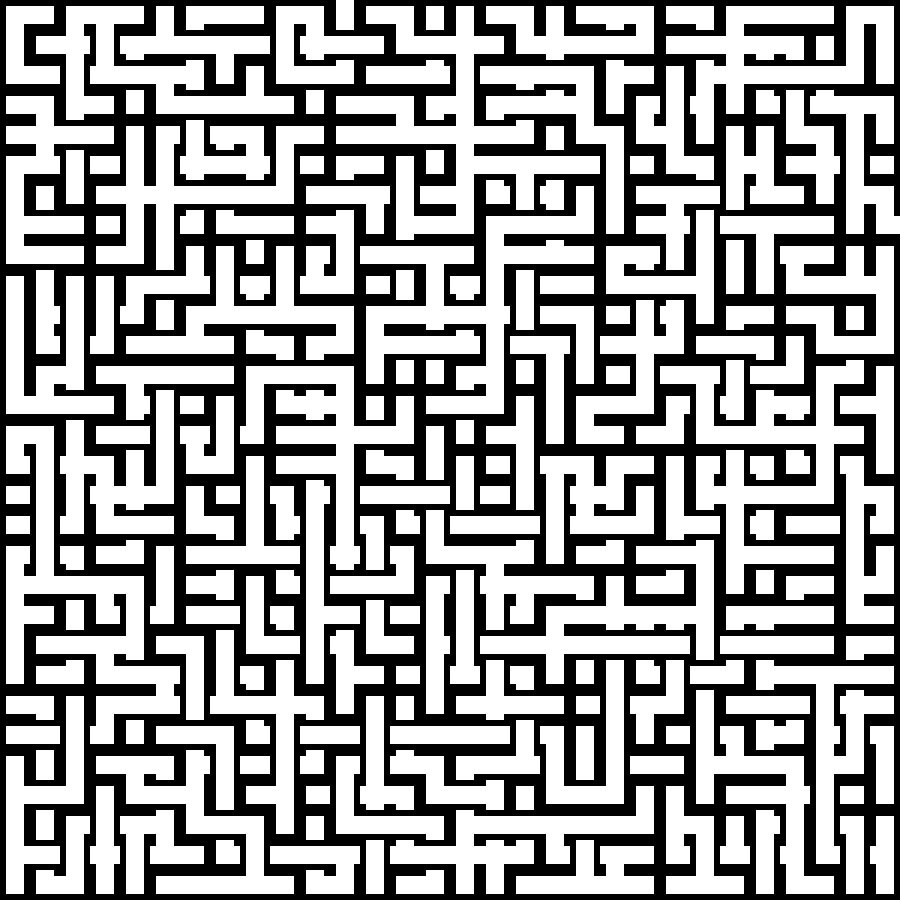
#> input picture maze.png, 900 x 900 px
$ python OpenCV.py
#> lines starting #> are read from the running program, lines starting #| are printed output that depends on the picture; after the words box and inside, x2 and y2 are one past the last pixel; in counts of white or black regions, pixels touching at a corner belong together
#!/usr/bin/env python3
# -*- coding: utf-8 -*-
"""
Created on Wed Nov 13 22:24:29 2024

@author: vaibhavgoggela
"""

import cv2
import numpy as np
import csv

# Load the maze image
image_path = 'maze.png'  # Update this path if necessary
image = cv2.imread(image_path, cv2.IMREAD_GRAYSCALE)
#> image: shape (900, 900); 60% white; 1 black region, box (x1, y1, x2, y2) and area: (0, 0, 900, 900) 324000

# Convert to binary image (0 for black, 1 for white)
_, binary_image = cv2.threshold(image, 128, 1, cv2.THRESH_BINARY_INV)

# Define the new cell size
cell_size = 3
grid_size = (image.shape[0] // cell_size, image.shape[1] // cell_size)  # (26, 26)
#> grid_size = (300, 300)

# Resize the image to a 26x26 matrix
resized_maze_matrix = cv2.resize(binary_image, grid_size, interpolation=cv2.INTER_AREA)
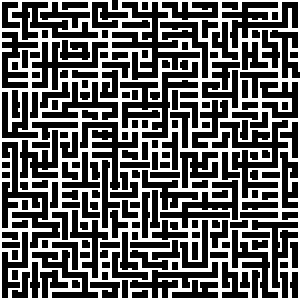
#> resized_maze_matrix: shape (300, 300); values 0 (black) and 1 (white), 40% white; 1 white region, box (x1, y1, x2, y2) and area: (0, 0, 300, 300) 36000

# Define the pattern to search for and the replacement pattern
pattern = [0, 1, 0, 0, 0, 1, 0]
replacement_pattern = [2, 1, 0, 0, 0, 1, 2]

# Search for the pattern in each row
for i in range(resized_maze_matrix.shape[0]):
    row = resized_maze_matrix[i, :]
    # Find occurrences of the pattern in the row
    for j in range(len(row) - len(pattern) + 1):
        if np.array_equal(row[j:j+len(pattern)], pattern):
            # Replace the pattern with the modified pattern
            resized_maze_matrix[i, j:j+len(pattern)] = replacement_pattern

# Search for the pattern in each column
for j in range(resized_maze_matrix.shape[1]):
    column = resized_maze_matrix[:, j]
    # Find occurrences of the pattern in the column
    for i in range(len(column) - len(pattern) + 1):
        if np.array_equal(column[i:i+len(pattern)], pattern):
            # Replace the pattern with the modified pattern
            resized_maze_matrix[i:i+len(pattern), j] = replacement_pattern

# Display the maze matrix in the console
print("Maze Matrix (1 for paths, 0 for walls):")
print(resized_maze_matrix)
#> (printed output is left out)

# Save the modified maze matrix as a CSV file
csv_file_path = 'maze_matrix.csv'
with open(csv_file_path, mode='w', newline='') as csv_file:
    csv_writer = csv.writer(csv_file)
    csv_writer.writerows(resized_maze_matrix)
print(f"Maze matrix saved as CSV file at '{csv_file_path}'.")

# Optional: save the modified matrix as an image for visual verification
output_image = (resized_maze_matrix * 85).astype(np.uint8)  # Scale 0-255 for 0, 1, 2
cv2.imwrite('maze_matrix_output.jpg', output_image)
print("Maze matrix also saved as 'maze_matrix_output.jpg'.")
